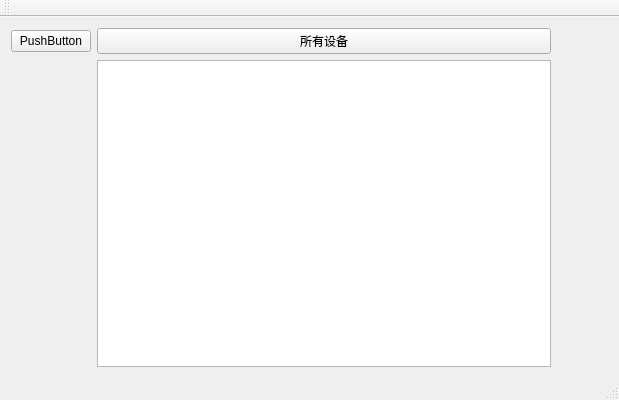
<?xml version="1.0" encoding="UTF-8"?>
<ui version="4.0">
 <class>a1234Class</class>
 <widget class="QMainWindow" name="a1234Class">
  <property name="geometry">
   <rect>
    <x>0</x>
    <y>0</y>
    <width>619</width>
    <height>400</height>
   </rect>
  </property>
  <property name="windowTitle">
   <string>a1234</string>
  </property>
  <property name="styleSheet">
   <string notr="true">QMainWindow#a1234Class{background-image: url(:/a1234/Resources/bg.jpg)};</string>
  </property>
  <widget class="QWidget" name="centralWidget">
   <layout class="QGridLayout" name="gridLayout" columnstretch="1,8,1">
    <item row="1" column="2">
     <spacer name="horizontalSpacer">
      <property name="orientation">
       <enum>Qt::Horizontal</enum>
      </property>
      <property name="sizeHint" stdset="0">
       <size>
        <width>40</width>
        <height>20</height>
       </size>
      </property>
     </spacer>
    </item>
    <item row="0" column="1">
     <widget class="QPushButton" name="pushButton">
      <property name="text">
       <string>所有设备</string>
      </property>
     </widget>
    </item>
    <item row="1" column="0">
     <spacer name="horizontalSpacer_2">
      <property name="orientation">
       <enum>Qt::Horizontal</enum>
      </property>
      <property name="sizeHint" stdset="0">
       <size>
        <width>40</width>
        <height>20</height>
       </size>
      </property>
     </spacer>
    </item>
    <item row="1" column="1">
     <widget class="QListWidget" name="listWidget">
      <property name="styleSheet">
       <string notr="true"/>
      </property>
     </widget>
    </item>
    <item row="0" column="0">
     <widget class="QPushButton" name="pushButton_2">
      <property name="text">
       <string>PushButton</string>
      </property>
     </widget>
    </item>
   </layout>
  </widget>
  <widget class="QMenuBar" name="menuBar">
   <property name="geometry">
    <rect>
     <x>0</x>
     <y>0</y>
     <width>619</width>
     <height>26</height>
    </rect>
   </property>
  </widget>
  <widget class="QToolBar" name="mainToolBar">
   <attribute name="toolBarArea">
    <enum>TopToolBarArea</enum>
   </attribute>
   <attribute name="toolBarBreak">
    <bool>false</bool>
   </attribute>
  </widget>
  <widget class="QStatusBar" name="statusBar"/>
 </widget>
 <layoutdefault spacing="6" margin="11"/>
 <resources/>
 <connections/>
</ui>
